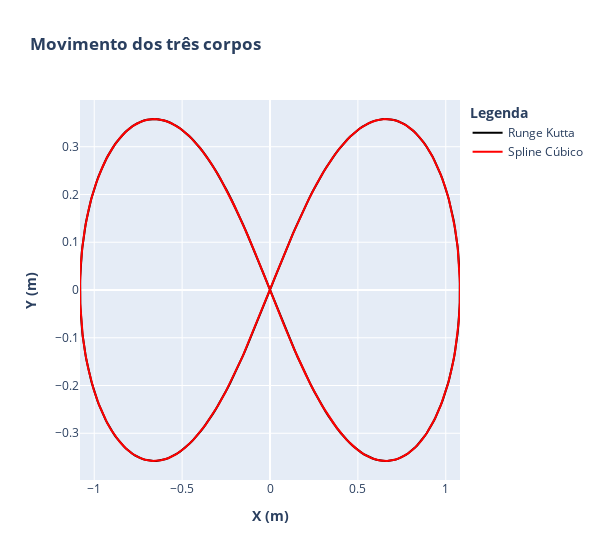

The notebook cell this image was saved under:
### Code cell
#SPLINE CUBICO
body_stack = np.array([[pos1, v1], [pos2, v2], [pos3, v3]])#
#body_stack = np.array([pos1, pos2, pos3])

t = np.linspace(0, T, len(pos1[:,0]))
t_plot = np.arange(0, T,  T/(50*len(t)))
csx = np.array(list(map( lambda pos: CubicSpline(t, pos[0,:, 0], pos[1, 0, 0], pos[1,-1, 0], bc_type = 'clamped' ), body_stack)))
csy = np.array(list(map( lambda pos: CubicSpline(t, pos[0,:, 1], pos[1, 0, 0], pos[1,-1, 1], bc_type = 'clamped'), body_stack)))

# Create figure
fig = go.Figure()

# Add real values
fig.add_trace(go.Scatter(x=pos1[:, 0], y=pos1[:, 1], mode='lines',
                         line= { 'color': 'black'}, name='Runge Kutta'))
# fig.add_trace(go.Scatter(x=pos2[:, 0], y=pos2[:, 1], mode='lines', name='Real Pos2'))
# fig.add_trace(go.Scatter(x=pos3[:, 0], y=pos3[:, 1], mode='lines', name='Real Pos3'))

# # Add spline predictions
# for i in range(len(pos_stack)):
#     fig.add_trace(go.Scatter(x=csx[i](t_plot), y=csy[i](t_plot), mode='lines', name=f'Spline Pos{i+1}'))
fig.add_trace(go.Scatter(x=csx[0](t_plot)[0:], y=csy[0](t_plot)[0:], mode='lines',
                         line = { 'color': 'red'}, name=f'Spline Cúbico'))

# Set layout
fig.update_layout(
    title='<b>Movimento dos três corpos</b>',
    xaxis_title='<b>X (m)</b>',
    yaxis_title='<b>Y (m)</b>',
    legend_title='<b>Legenda</b>',
    showlegend=True,
    width = 600
)

fig.show()

### Figure 1 — Plotly figure (JSON) as saved in the notebook; plotly's stock layout.template omitted (floating-point values rounded to 4 significant figures; data arrays with more than 128 entries replaced by an {"elided": "..."} marker saying what was removed)
{"data": [{"line": {"color": "black"}, "mode": "lines", "name": "Runge Kutta", "type": "scatter", "x": {"elided": "513 float values"}, "y": {"elided": "513 float values"}}, {"line": {"color": "red"}, "mode": "lines", "name": "Spline Cúbico", "type": "scatter", "x": {"elided": "25650 float values"}, "y": {"elided": "25650 float values"}}], "layout": {"legend": {"title": {"text": "<b>Legenda</b>"}}, "showlegend": true, "title": {"text": "<b>Movimento dos três corpos</b>"}, "width": 600, "xaxis": {"title": {"text": "<b>X (m)</b>"}}, "yaxis": {"title": {"text": "<b>Y (m)</b>"}}}}
